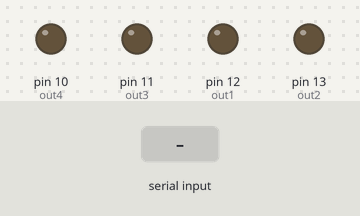
The sketch below on a simulated Arduino Mega 2560, built with avr-gcc and run on an emulated ATmega2560. On the bench: output pins drawn as LEDs (lit = HIGH). Inputs (shaded band) come from the test bench.

Above: at 1.2 s.
1.3 s: "1" received over the second serial link
At 2.1 s:
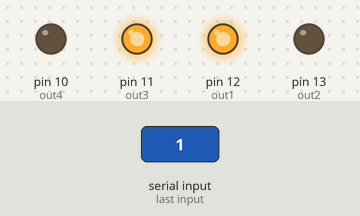
3.8 s: "2" received over the second serial link
At 4.4 s:
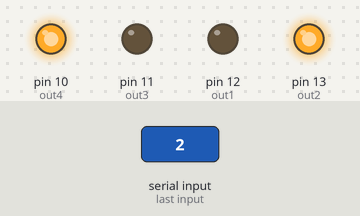
6.3 s: "3" received over the second serial link
At 7.1 s:
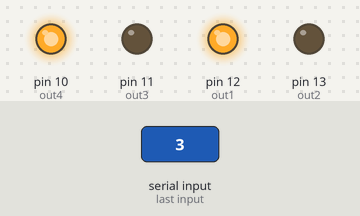
8.8 s: "4" received over the second serial link
At 9.5 s:
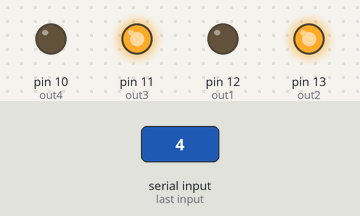
Timing chart, 0 to 11.8 s (numbered marks = the images above; inputs shaded):
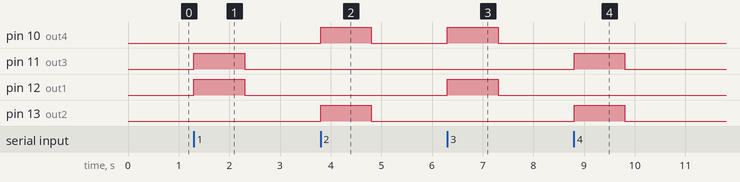

The sketch:

carrito_arduino.ino
```cpp
//Variables para control de motores
int option;
int out1 = 12;
int out2 = 13;
int out3 = 11;
int out4 = 10;

//Inicio de configuraciones
void setup()
{
  Serial.begin(9600);//comunicacion con el computador
  Serial1.begin(9600);//comunicacion con antena
  pinMode(out1, OUTPUT); //Motor 1
  pinMode(out2, OUTPUT); //Motor 2
  pinMode(out3, OUTPUT); //Motor 3
  pinMode(out4, OUTPUT); //Motor 4
}
void loop()
{
  if (Serial1.available()>0)
  {
    //leemos la opcion enviada
    option=Serial1.read();
    if(option=='1') //Funcion que controla carro para ADELANTE
    {
      digitalWrite(out1, HIGH);//salidas digitsles
      digitalWrite(out2, LOW);//salidas digitsles
      digitalWrite(out3, HIGH);//salidas digitsles
      digitalWrite(out4, LOW);//salidas digitsles
      delay(1000);//retardo
      digitalWrite(out1, LOW);//salidas digitsles
      digitalWrite(out2, LOW);//salidas digitsles
      digitalWrite(out3, LOW);//salidas digitsles
      digitalWrite(out4, LOW);//salidas digitsles
      option=0;//listo para recibir comando
    }
    if(option=='2') //Funcion que controla carro para //ATRAS
    {
      digitalWrite(out1, LOW);//salidas digitsles
      digitalWrite(out2, HIGH);//salidas digitsles
      digitalWrite(out3, LOW);//salidas digitsles
      digitalWrite(out4, HIGH);//salidas digitsles
      delay(1000);//retardo
      digitalWrite(out1, LOW);//salidas digitsles
      digitalWrite(out2, LOW);//salidas digitsles
      digitalWrite(out3, LOW);//salidas digitsles
      digitalWrite(out4, LOW);//salidas digitsles
      option=0;//listo para recibir comando
    }
    if(option=='3') ////Funcion que controla carro para DERECHA
    {
      digitalWrite(out1, HIGH);//salidas digitsles
      digitalWrite(out2, LOW);//salidas digitsles
      digitalWrite(out3, LOW);//salidas digitsles
      digitalWrite(out4, HIGH);//salidas digitsles
      delay(1000);//retardo
      digitalWrite(out1, LOW);//salidas digitsles
      digitalWrite(out2, LOW);//salidas digitsles
      digitalWrite(out3, LOW);//salidas digitsles
      digitalWrite(out4, LOW);//salidas digitsles
      option=0;//listo para recibir comando
    }
    if(option=='4') ////Funcion que controla carro para IZQUIERDA
    {
      digitalWrite(out1, LOW);//salidas digitsles
      digitalWrite(out2, HIGH);//salidas digitsles
      digitalWrite(out3, HIGH);//salidas digitsles
      digitalWrite(out4, LOW);//salidas digitsles
      delay(1000);//retardo
      digitalWrite(out1, LOW);//salidas digitsles
      digitalWrite(out2, LOW);//salidas digitsles
      digitalWrite(out3, LOW);//salidas digitsles
      digitalWrite(out4, LOW);//salidas digitsles
      option=0;//listo para recibir comando
    }
  }

}
```

Measured:
- after the input at 1.3 s, pin 11 (out3), pin 12 (out1): LOW → HIGH at once, → LOW 1.0 s later
- after the input at 3.8 s, pin 10 (out4), pin 13 (out2): LOW → HIGH at once, → LOW 1.0 s later
- after the input at 6.3 s, pin 10 (out4), pin 12 (out1): LOW → HIGH at once, → LOW 1.0 s later
- after the input at 8.8 s, pin 11 (out3), pin 13 (out2): LOW → HIGH at once, → LOW 1.0 s later
